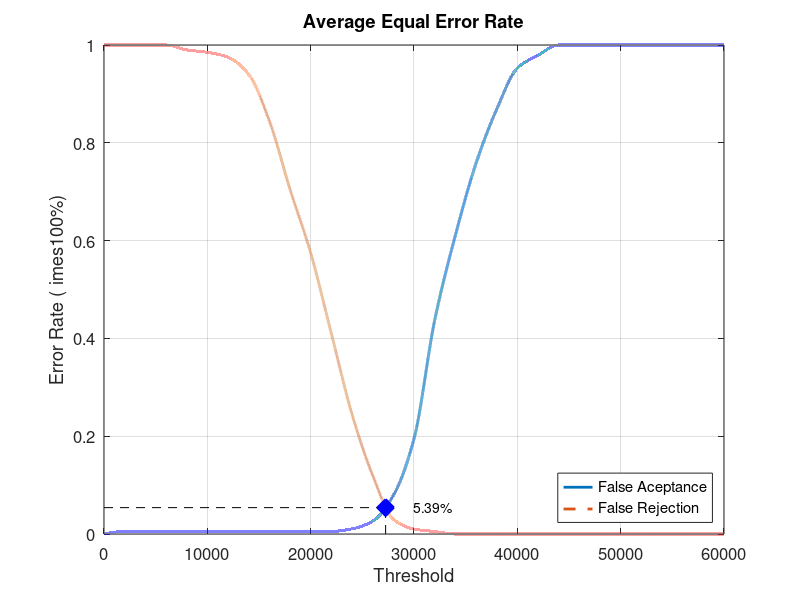
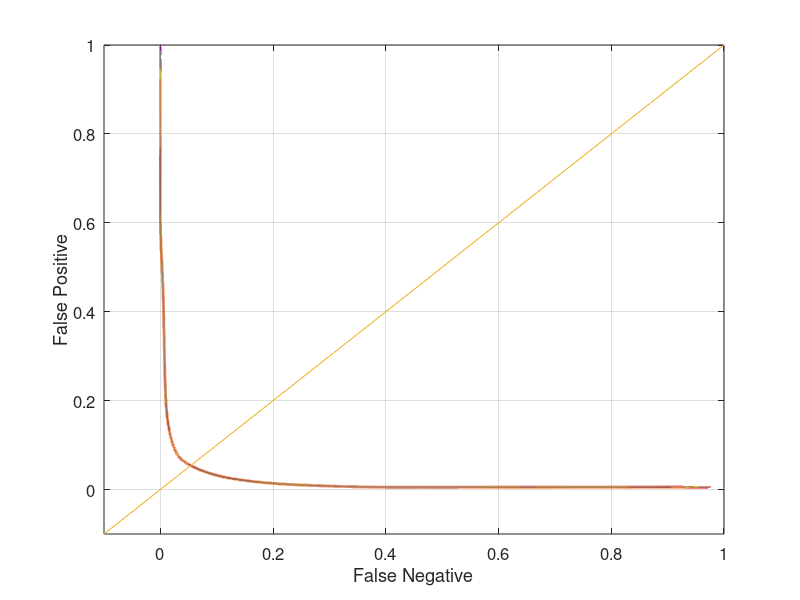

The MATLAB script that drew these images, in order:
close all;
clear;
clc;
x = 0:2000:60000;
xq = 0:0.5:60000;

y0 = [0 0.00526316 0.00526316 0.00526316 0.00526316 0.00526316 0.00526316 0.00526316 0.00526316 0.00526316 0.00526316 0.00526316 0.0105263 0.0263158 0.0789474 0.194737 0.436842 0.610526 0.757895 0.868421 0.952632 0.978947 1 1 1 1 1 1 1 1 1]
yy0 = interp1(x, y0, xq, 'pchip');
y1 = [1 1 1 1 0.99 0.985 0.975 0.94 0.845 0.705 0.575 0.41 0.245 0.12 0.03 0.01 0.005 0 0 0 0 0 0 0 0 0 0 0 0 0 0]
yy1 = interp1(x, y1, xq, 'pchip');

% Calculating EER: 
y2 = abs(y0 - y1);
find(y2 == min(y2))
yy2 = abs(yy0 - yy1);
xEER = find(yy2 == min(yy2));
xEERIndex = xq(xEER) % X-axis EER
yEER = yy0(xEER) % Y-axis EER

main = figure
plot(xq, yy0,'-','LineWidth', 2);	hold on
plot(xq, yy1,'--','LineWidth', 2);	hold on
plot([xEERIndex xEERIndex], [0 yEER], 'k--');	hold on
plot([0 xEERIndex], [yEER yEER], 'k--');	hold on
plot(xEERIndex, yEER, 'bx', 'LineWidth', 10);	hold on
text(xEERIndex + 10 * xEERIndex / 100, yEER, [num2str(round((10000 * yEER)) / 100) '%'])
legend('False Aceptance', 'False Rejection', 'Location', 'SouthEast')
xlabel('Threshold')
ylabel('Error Rate (	imes100%)')
title('Average Equal Error Rate')
set(gca, 'FontSize', 12)
axis([0 60000 0 1])
grid on

print(main, 'Database2_4Main', '-dpng');
FNRxFPR = figure('Color', [1 1 1]);
plot(yy1, yy0, '-', yy1, yy0, 'LineWidth', 2);
hold on
y = -0.1:0.1:1
plot(y, y); 
set(gca, 'FontSize', 12)
xlabel('False Negative')
ylabel('False Positive')
axis([-0.1 1 -0.1 1])
set(gca, 'FontSize', 12)
grid on

print(FNRxFPR, 'Database2_4FNRxFPR','-dpng');
